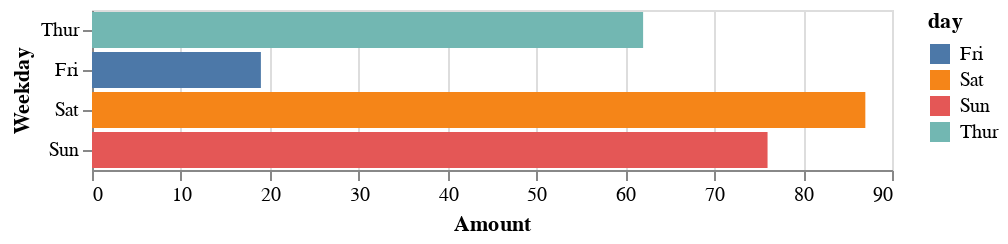

The code cell stored with this chart in its notebook:
### Code cell
# Bar chart using Altair: mark_bar()
alt.Chart(tips).mark_bar().encode(
    x=alt.X("count()",
            axis=alt.Axis(title="Amount")),
    y=alt.Y("day:O", 
            axis=alt.Axis(title="Weekday"), sort=["Thur", "Fri", "Sat", "Sun"]),
    color='day')

### Figure 1 — Vega-Lite specification as saved in the notebook (floating-point values rounded to 4 significant figures; data arrays with more than 128 entries replaced by an {"elided": "..."} marker saying what was removed)
{"config": {"view": {"continuousWidth": 400, "continuousHeight": 300}}, "data": {"name": "data-362d1a3aede62850ce7cd49b1d5f5d1d"}, "mark": "bar", "encoding": {"color": {"type": "nominal", "field": "day"}, "x": {"type": "quantitative", "aggregate": "count", "axis": {"title": "Amount"}}, "y": {"type": "ordinal", "axis": {"title": "Weekday"}, "field": "day", "sort": ["Thur", "Fri", "Sat", "Sun"]}}, "$schema": "https://vega.github.io/schema/vega-lite/v4.8.1.json", "datasets": {"data-362d1a3aede62850ce7cd49b1d5f5d1d": {"elided": "244 records"}}}
